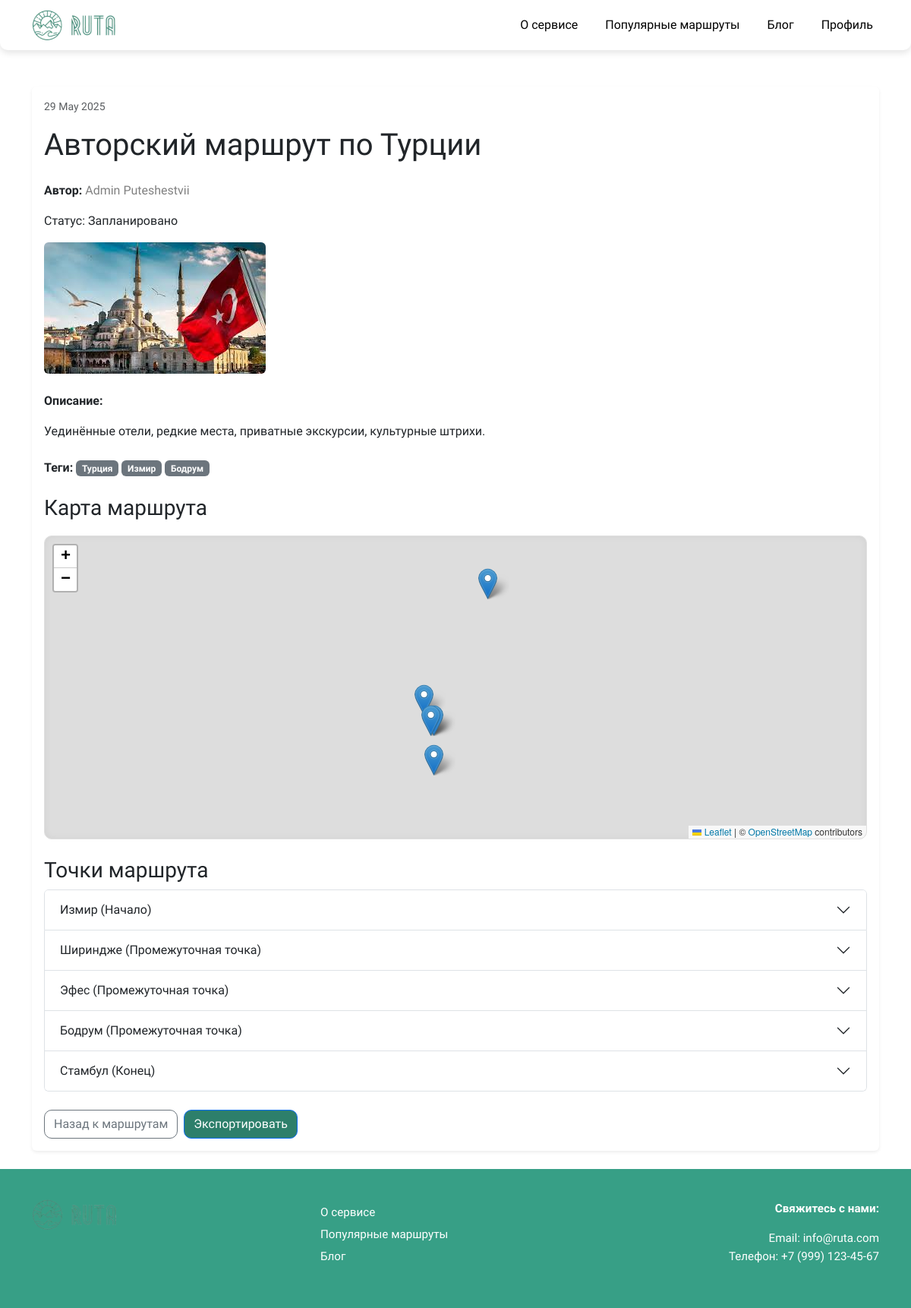
/routes/trip/b9a0f678-baad-44b2-b631-65c75f56cff1/ (signed in), run on the app's committed database.
### trips/models.py (models this page shows, shortened)
class Trip(models.Model):
    user = models.ForeignKey(User, on_delete=models.CASCADE, related_name='trips', verbose_name='Автор')
    title = models.CharField(max_length=200, verbose_name='Название')
    description = models.TextField(verbose_name='Описание', blank=True)
    image = models.ImageField(upload_to='trips/', blank=True, null=True, verbose_name='Изображение')
    date = models.DateField(verbose_name='Дата')
    slug = models.SlugField(max_length=250, unique=True, blank=True, verbose_name='URL')
    created_at = models.DateTimeField(auto_now_add=True, verbose_name='Дата создания')
    tags = models.CharField(max_length=200, blank=True, verbose_name='Теги')
    is_public = models.BooleanField(default=True, verbose_name='Публичный маршрут')
    is_completed = models.BooleanField(default=False, verbose_name='Посещён')
    class Meta:
        verbose_name = 'Маршрут'
        verbose_name_plural = 'Маршруты'

class TripPoint(models.Model):
    POINT_TYPES = [
        ('start', 'Начало'),
        ('intermediate', 'Промежуточная точка'),
        ('end', 'Конец'),
    ]
    trip = models.ForeignKey(Trip, on_delete=models.CASCADE, related_name='points', verbose_name='Маршрут')
    name = models.CharField(max_length=200, verbose_name='Название точки')
    point_type = models.CharField(max_length=20, choices=POINT_TYPES, default='intermediate', verbose_name='Тип точки')
    address = models.CharField(max_length=300, blank=True, verbose_name='Адрес')
    description = models.TextField(blank=True, verbose_name='Описание')
    latitude = models.FloatField(blank=True, null=True, verbose_name='Широта')
    longitude = models.FloatField(blank=True, null=True, verbose_name='Долгота')
    image = models.ImageField(upload_to='trip_points/', blank=True, null=True, verbose_name='Изображение')
    class Meta:
        verbose_name = 'Точка маршрута'
        verbose_name_plural = 'Точки маршрутов'

### trips/views.py (the view)
# urls.py: path('trip/<str:slug>/', views.trip_detail, name='trip_detail'),
def trip_detail(request, slug):
    if not request.user.is_authenticated:
        messages.info(request, 'Пожалуйста, зарегистрируйтесь, чтобы просмотреть детали маршрута.')
        request.session['next'] = request.get_full_path()
        return redirect('auth_pages:registration')
    trip = get_object_or_404(Trip, slug=slug)
    if not trip.is_public and request.user != trip.user:
        messages.error(request, 'Этот маршрут является приватным и доступен только автору.')
        return redirect('profiles:profile')
    points = trip.points.all()
    tags = [tag.strip() for tag in trip.tags.split(',')] if trip.tags else []
    return render(request, 'trips/trip_detail.html', {
        'trip': trip,
        'points': points,
        'tags': tags,
    })

### trips/templates/trips/trip_detail.html (shortened to what this page needs)
{% extends "base_layout.html" %}
{% load static %}
{% block content %}
<div class="container mt-5">
    <div class="card mb-4 border-0 shadow-sm">
        <div class="card-body">
            <small class="text-muted mb-3 d-block">{{ trip.created_at|date:"d F Y" }}</small>
            <h1 class="card-title mb-4">{{ trip.title }}</h1>
            <p class="mb-3">
                <strong>Автор:</strong>
                <a href="{% url 'profiles:profile-detail' username=trip.user.username %}" class="custom-link">{{ trip.user.get_full_name|default:trip.user.username }}</a>
            </p>
            <p class="mb-3">Статус: {% if trip.is_completed %}Посещено{% else %}Запланировано{% endif %}</p>
            <img src="{% if trip.image %}{{ trip.image.url }}{% else %}{% static 'images/trip_placeholder.jpg' %}{% endif %}" class="img-fluid rounded mb-4" alt="{{ trip.title }}">
            <div class="mb-4">
                <strong>Описание:</strong>
                <p>{{ trip.description|linebreaks }}</p>
            </div>
            <div class="mb-4">
                <strong>Теги:</strong>
                {% if tags %}
                    {% for tag in tags %}
                        <span class="badge bg-secondary">{{ tag }}</span>
                    {% endfor %}
                {% else %}
                    Нет тегов
                {% endif %}
            </div>
            <h3 class="mt-4">Карта маршрута</h3>
            <div id="trip-map" class="trip-detail-map" style="height: 400px;"></div>
            <h3 class="mt-4">Точки маршрута</h3>
            <div class="accordion" id="tripPointsAccordion">
                {% for point in points %}
                    <div class="accordion-item">
                        <h2 class="accordion-header">
                            <button class="accordion-button collapsed" type="button" data-bs-toggle="collapse" data-bs-target="#collapse{{ forloop.counter }}" aria-expanded="false" aria-controls="collapse{{ forloop.counter }}">
                                {{ point.name }} ({{ point.get_point_type_display }})
                            </button>
                        </h2>
                    </div>
                {% empty %}
                    <p>Точек пока нет</p>
                {% endfor %}
            </div>
            <div class="d-flex justify-content-between align-items-center mt-4">
                <div class="d-flex gap-2">
                    <a href="{% url 'trips:popular_routes' %}" class="btn btn-outline-secondary">Назад к маршрутам</a>
                    <a href="#" class="btn btn-primary" onclick="exportRoute('{{ trip.slug }}')">Экспортировать</a>
                </div>
            </div>
        </div>
    </div>
</div>
<link rel="stylesheet" href="https://unpkg.com/leaflet@1.9.4/dist/leaflet.css" />
{% endblock %}

### static/css/style.css (style rules this page uses)
html, body { font-family: 'Comfortaa', sans-serif !important; min-height: 100vh; display: flex; flex-direction: column; background-color: #f4f7f6; }
.trip-detail-map { height: 400px; width: 100%; border-radius: 10px; border: 1px solid #e0e0e0; margin-top: 20px; box-shadow: inset 0 0 10px rgba(0, 0, 0, 0.05); }
.btn { border-radius: 10px !important; display: inline-block !important; }
.btn-primary { border-radius: 10px !important; background: #2d7f6b !important; border: none; color: white !important; font-size: 0.95rem; padding: 12px 24px; text-align: center; cursor: pointer; transition: background 0.3s, transform 0.2s, box-shadow 0.3s; text-decoration: none !important; line-height: 1.5; min-width: 120px; }
.btn-outline-secondary { border-radius: 10px !important; font-size: 0.95rem; padding: 12px 24px; }
.text-muted { color: #6c757d !important; }
.custom-link { color: gray; text-decoration: none; font-size: 1rem; }

### data on the page
Trip: created_at "29 May 2025", title "Авторский маршрут по Турции", user.get_full_name "Admin Puteshestvii", image (picture), description "Уединённые отели, редкие места, приватные экскурсии, культурные штрихи."
TripPoint: name "Измир", point_type "Начало"
TripPoint: name "Шириндже", point_type "Промежуточная точка"
TripPoint: name "Эфес", point_type "Промежуточная точка"
TripPoint: name "Бодрум", point_type "Промежуточная точка"
TripPoint: name "Стамбул", point_type "Конец"

### other printed values
{{ tag }} "Турция" "Измир" "Бодрум"
